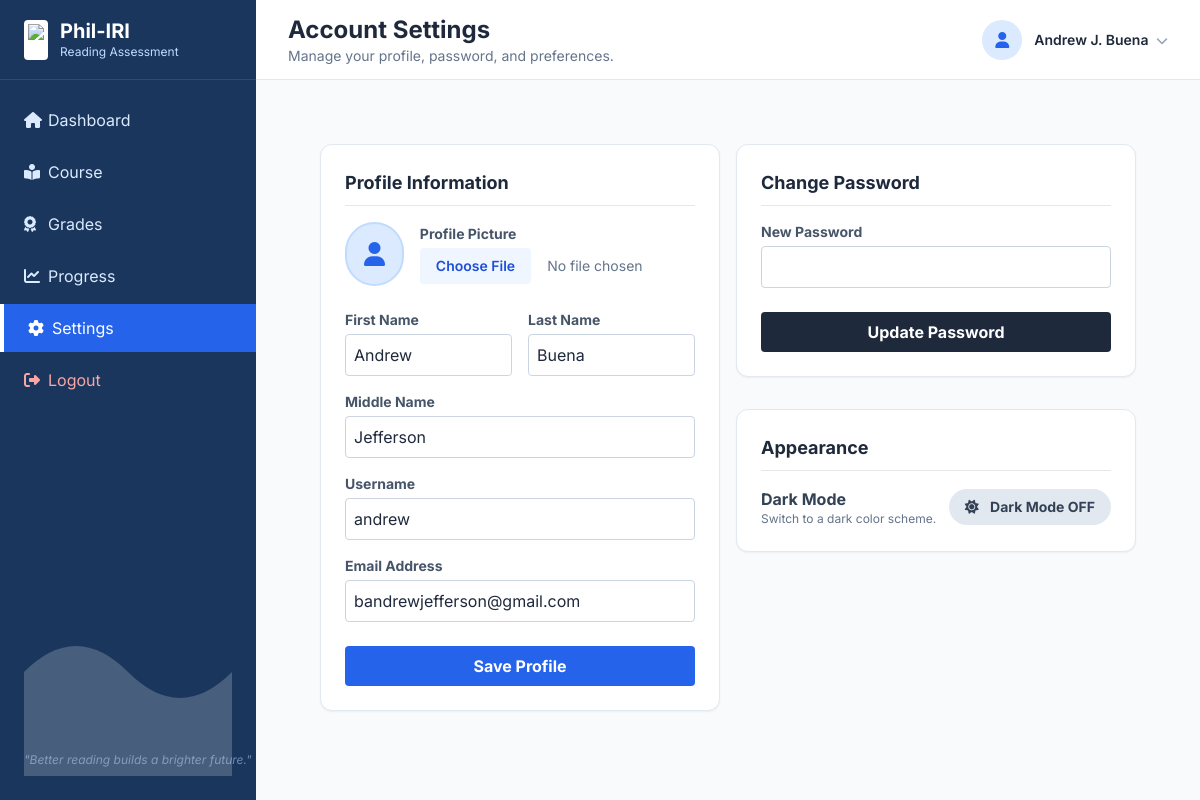
Page /student_settings.php (signed in) on the committed database.
### tables this page shows
CREATE TABLE `users` (
  `id` int NOT NULL AUTO_INCREMENT,
  `fname` varchar(50) DEFAULT NULL,
  `mname` varchar(50) DEFAULT NULL,
  `lname` varchar(50) DEFAULT NULL,
  `age` int DEFAULT NULL,
  `grade` varchar(20) DEFAULT NULL,
  `section` varchar(50) DEFAULT NULL,
  `grade_level` varchar(20) DEFAULT NULL,
  `email` varchar(100) DEFAULT NULL,
  `username` varchar(50) DEFAULT NULL,
  `password` varchar(255) DEFAULT NULL,
  `role` enum('teacher','student') DEFAULT 'student',
  `created_at` timestamp NULL DEFAULT CURRENT_TIMESTAMP,
  `lrn` varchar(20) DEFAULT 'Not Assigned',
  `current_level` varchar(20) DEFAULT 'Pending',
  `test_status` varchar(20) DEFAULT 'Pending',
  PRIMARY KEY (`id`),
  UNIQUE KEY `email` (`email`),
  UNIQUE KEY `username` (`username`)
);

### student_settings.php (the view, shortened to what this page needs)
<?php
require_once 'config.php';
$user_id = $_SESSION['user_id'];
$stmt = $pdo->prepare("SELECT * FROM users WHERE id = ?");
$stmt->execute([$user_id]);
$user = $stmt->fetch();
$mname = $user['mname'] ?? '';
$mi = !empty($mname) ? strtoupper(substr($mname, 0, 1)) . '.' : '';
$fullName = htmlspecialchars($user['fname'] . ' ' . $mi . ' ' . $user['lname']);
?>
<!DOCTYPE html>
<html lang="en">
<head>
    <script src="https://cdn.tailwindcss.com"></script>
    <link rel="stylesheet" href="https://cdnjs.cloudflare.com/ajax/libs/font-awesome/6.4.0/css/all.min.css">
                <?php $is_dark = isset($_COOKIE['theme']) && $_COOKIE['theme'] === 'dark'; ?>
</head>
<body class="flex h-screen overflow-hidden text-slate-800">
    <?php include 'student_sidebar.php'; ?>
    <div class="flex-1 flex flex-col h-screen overflow-hidden">
        <header class="h-20 bg-white border-b border-slate-200 flex items-center justify-between px-4 md:px-8 shrink-0">
            <div class="flex items-center">
                <div>
                <h2 class="font-bold text-2xl text-slate-800">Account Settings</h2>
                <p class="text-sm text-slate-500">Manage your profile, password, and preferences.</p>
            </div>
            </div>
            <div class="flex items-center space-x-3">
                <?php
                $avatarPath = 'uploads/profiles/user_' . $_SESSION['user_id'] . '.jpg';
                if (file_exists($avatarPath)):
                ?>
                    <img src="<?php echo $avatarPath; ?>?t=<?php echo time(); ?>" class="w-10 h-10 rounded-full object-cover border border-slate-200">
                <?php else: ?>
                    <div class="w-10 h-10 rounded-full bg-blue-100 flex items-center justify-center text-blue-600 font-bold">
                        <i class="fas fa-user"></i>
                    </div>
                <?php endif; ?>
                <span class="font-semibold text-sm"><?php echo $fullName; ?> <i class="fas fa-chevron-down text-xs ml-1 text-slate-400"></i></span>
            </div>
        </header>
        <main class="flex-1 overflow-y-auto p-4 md:p-8 bg-slate-50">
            <div class="max-w-4xl mx-auto">
                <div class="grid grid-cols-1 md:grid-cols-2 gap-4 md:p-8">
                    <div class="bg-white rounded-xl shadow-sm border border-slate-200 p-6">
                        <h3 class="font-bold text-slate-800 text-lg mb-4 border-b pb-2">Profile Information</h3>
                        <form method="POST" enctype="multipart/form-data">
                            <div class="mb-6 flex items-center space-x-4">
                                <?php
                                $avatarPath = 'uploads/profiles/user_' . $user_id . '.jpg';
                                if (file_exists($avatarPath)):
                                ?>
                                    <img src="<?php echo $avatarPath; ?>?t=<?php echo time(); ?>" class="w-16 h-16 rounded-full object-cover border-2 border-blue-500 shadow-sm">
                                <?php else: ?>
                                    <div class="w-16 h-16 rounded-full bg-blue-100 flex items-center justify-center text-blue-600 font-bold text-2xl border-2 border-blue-200">
                                        <i class="fas fa-user"></i>
                                    </div>
                                <?php endif; ?>
                                <div>
                                    <label class="block text-sm font-bold text-slate-600 mb-1">Profile Picture</label>
                                    <input type="file" name="profile_pic" accept="image/*" class="block w-full text-sm text-slate-500 file:mr-4 file:py-2 file:px-4 file:rounded file:border-0 file:text-sm file:font-semibold file:bg-blue-50 file:text-blue-700 hover:file:bg-blue-100 transition">
                                </div>
                            </div>
                            <div class="grid grid-cols-1 md:grid-cols-2 gap-4 mb-4">
                                <div>
                                    <label class="block text-sm font-bold text-slate-600 mb-1">First Name</label>
                                    <input type="text" name="fname" value="<?php echo htmlspecialchars($user['fname']); ?>" class="w-full border border-slate-300 rounded p-2" required>
                                </div>
                                <div>
                                    <label class="block text-sm font-bold text-slate-600 mb-1">Last Name</label>
                                    <input type="text" name="lname" value="<?php echo htmlspecialchars($user['lname']); ?>" class="w-full border border-slate-300 rounded p-2" required>
                                </div>
                            </div>
                            <div class="mb-4">
                                <label class="block text-sm font-bold text-slate-600 mb-1">Middle Name</label>
                                <input type="text" name="mname" value="<?php echo htmlspecialchars($user['mname']); ?>" class="w-full border border-slate-300 rounded p-2">
                            </div>
                            <div class="mb-4">
                                <label class="block text-sm font-bold text-slate-600 mb-1">Username</label>
                                <input type="text" name="username" value="<?php echo htmlspecialchars($user['username']); ?>" class="w-full border border-slate-300 rounded p-2" required>
                            </div>
                            <div class="mb-6">
                                <label class="block text-sm font-bold text-slate-600 mb-1">Email Address</label>
                                <input type="email" name="email" value="<?php echo htmlspecialchars($user['email'] ?? ''); ?>" class="w-full border border-slate-300 rounded p-2 placeholder-slate-400" placeholder="student@example.com">
                            </div>
                            <button type="submit" class="bg-blue-600 hover:bg-blue-700 text-white font-bold py-2 px-4 rounded w-full transition">Save Profile</button>
                        </form>
                    </div>
                    <div class="space-y-8">
                        <div class="bg-white rounded-xl shadow-sm border border-slate-200 p-6">
                            <h3 class="font-bold text-slate-800 text-lg mb-4 border-b pb-2">Change Password</h3>
                            <form method="POST">
                                <div class="mb-6">
                                    <label class="block text-sm font-bold text-slate-600 mb-1">New Password</label>
                                    <input type="password" name="new_password" class="w-full border border-slate-300 rounded p-2" required minlength="4">
                                </div>
                                <button type="submit" class="bg-slate-800 hover:bg-slate-900 text-white font-bold py-2 px-4 rounded w-full transition">Update Password</button>
                            </form>
                        </div>
                        <div class="bg-white rounded-xl shadow-sm border border-slate-200 p-6">
                            <h3 class="font-bold text-slate-800 text-lg mb-4 border-b pb-2">Appearance</h3>
                            <form method="POST" class="flex flex-col md:flex-row md:items-center justify-between">
                                <div>
                                    <p class="font-bold text-slate-700">Dark Mode</p>
                                    <p class="text-xs text-slate-500">Switch to a dark color scheme.</p>
                                </div>
                                    <?php if($is_dark): ?>
                                    <input type="hidden" name="theme" value="light">
                                    <button type="submit" class="bg-slate-700 text-white px-4 py-2 rounded-full font-bold text-sm hover:bg-slate-800 transition"><i class="fas fa-moon mr-2"></i> Dark Mode ON</button>
                                <?php else: ?>
                                    <button type="submit" class="bg-slate-200 text-slate-700 px-4 py-2 rounded-full font-bold text-sm hover:bg-slate-300 transition"><i class="fas fa-sun mr-2"></i> Dark Mode OFF</button>
                                <?php endif; ?>
                            </form>
                        </div>
                    </div>
                </div>
            </div>
        </main>
    </div>
</body>
</html>

### rows in the picture
users: fullName "Andrew J. Buena", fname "Andrew", lname "Buena", mname "Jefferson", username "andrew", email "bandrewjefferson@gmail.com"
